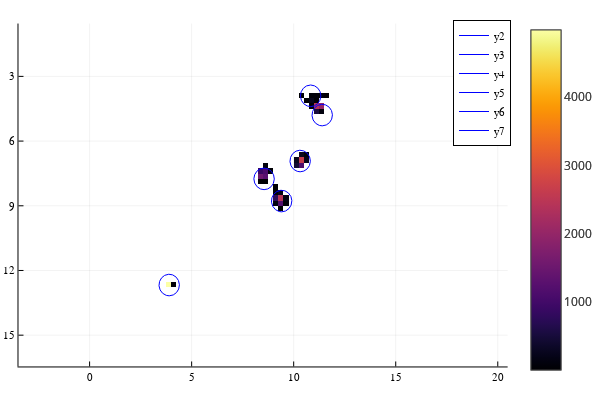

Write notebook code for a chart like this one.
### Code cell
# set emitter positions and intensity
x=sz/2f0*ones(Float32,n)+3*σ*randn(Float32,n)
y=sz/2f0*ones(Float32,n)+ 3*σ*randn(Float32,n)
photons=Float32.(rand(g,n))
bg=1f-6
datastate=BAMF.StateFlatBg(n,x,y,photons,bg)

## Create synthetic data
data=BAMF.ArrayDD(sz)      
BAMF.genmodel!(datastate,psf,data)
BAMF.poissrnd!(data.data)
# imshow(data.data)  #look at data  

## create a BAMF-type RJMCMC structure
xystd=σ/10
istd=10f0
split_std=σ
bndpixels=0f0
myRJ=BAMF.RJStruct(sz,psf,xystd,istd,split_std,data,bndpixels,prior_photons)

## setup the RJMCMC.jl model
# Jumptypes are: move, bg, add, remove, split, merge
njumptypes=6
jumpprobability=[1,0,.1,.1,.1,.1] # Model with no bg 
jumpprobability=jumpprobability/sum(jumpprobability)

# create an RJMCMC structure with all model info
acceptfuns=[BAMF.accept_move,BAMF.accept_bg,BAMF.accept_add,BAMF.accept_remove,BAMF.accept_split,BAMF.accept_merge] #array of functions
propfuns=[BAMF.propose_move,BAMF.propose_bg,BAMF.propose_add,BAMF.propose_remove,BAMF.propose_split,BAMF.propose_merge] #array of functions
myRJMCMC=RJMCMC.RJMCMCStruct(burnin,iterations,njumptypes,jumpprobability,propfuns,acceptfuns)

#create an intial state
state1=BAMF.calcintialstate(myRJ)

## run chain. This is the call to the main algorithm
@time mychain=RJMCMC.buildchain(myRJMCMC,myRJ,state1)

## Display
plotly()
zm=Int32(4)
plt=BAMF.histogram2D(mychain.states,sz,zm,datastate)
display(plt)

### Figure 1 — Plotly figure (JSON) as saved in the notebook; plotly's stock layout.template omitted (floating-point values rounded to 4 significant figures; data arrays with more than 128 entries replaced by an {"elided": "..."} marker saying what was removed)
{"data": [{"xaxis": "x", "colorbar": {"title": ""}, "colorscale": {"elided": "256x2 mixed values"}, "yaxis": "y", "showscale": true, "x": [1, 1.25, 1.5, 1.75, 2, 2.25, 2.5, 2.75, 3, 3.25, 3.5, 3.75, 4, 4.25, 4.5, 4.75, 5, 5.25, 5.5, 5.75, 6, 6.25, 6.5, 6.75, 7, 7.25, 7.5, 7.75, 8, 8.25, 8.5, 8.75, 9, 9.25, 9.5, 9.75, 10, 10.25, 10.5, 10.75, 11, 11.25, 11.5, 11.75, 12, 12.25, 12.5, 12.75, 13, 13.25, 13.5, 13.75, 14, 14.25, 14.5, 14.75, 15, 15.25, 15.5, 15.75, 16], "showlegend": false, "name": "y1", "zmin": 3, "z": {"elided": "60x60 int values"}, "zmax": 4984, "y": [1, 1.25, 1.5, 1.75, 2, 2.25, 2.5, 2.75, 3, 3.25, 3.5, 3.75, 4, 4.25, 4.5, 4.75, 5, 5.25, 5.5, 5.75, 6, 6.25, 6.5, 6.75, 7, 7.25, 7.5, 7.75, 8, 8.25, 8.5, 8.75, 9, 9.25, 9.5, 9.75, 10, 10.25, 10.5, 10.75, 11, 11.25, 11.5, 11.75, 12, 12.25, 12.5, 12.75, 13, 13.25, 13.5, 13.75, 14, 14.25, 14.5, 14.75, 15, 15.25, 15.5, 15.75, 16], "type": "heatmap", "hoverinfo": "none"}, {"xaxis": "x", "colorbar": {"title": ""}, "yaxis": "y", "x": {"elided": "500 float values"}, "showlegend": true, "mode": "lines", "name": "y2", "zmin": 3, "legendgroup": "y2", "zmax": 4984, "line": {"color": "rgba(0, 0, 255, 1.000)", "shape": "linear", "dash": "solid", "width": 1}, "y": {"elided": "500 float values"}, "type": "scatter"}, {"xaxis": "x", "colorbar": {"title": ""}, "yaxis": "y", "x": {"elided": "500 float values"}, "showlegend": true, "mode": "lines", "name": "y3", "zmin": 3, "legendgroup": "y3", "zmax": 4984, "line": {"color": "rgba(0, 0, 255, 1.000)", "shape": "linear", "dash": "solid", "width": 1}, "y": {"elided": "500 float values"}, "type": "scatter"}, {"xaxis": "x", "colorbar": {"title": ""}, "yaxis": "y", "x": {"elided": "500 float values"}, "showlegend": true, "mode": "lines", "name": "y4", "zmin": 3, "legendgroup": "y4", "zmax": 4984, "line": {"color": "rgba(0, 0, 255, 1.000)", "shape": "linear", "dash": "solid", "width": 1}, "y": {"elided": "500 float values"}, "type": "scatter"}, {"xaxis": "x", "colorbar": {"title": ""}, "yaxis": "y", "x": {"elided": "500 float values"}, "showlegend": true, "mode": "lines", "name": "y5", "zmin": 3, "legendgroup": "y5", "zmax": 4984, "line": {"color": "rgba(0, 0, 255, 1.000)", "shape": "linear", "dash": "solid", "width": 1}, "y": {"elided": "500 float values"}, "type": "scatter"}, {"xaxis": "x", "colorbar": {"title": ""}, "yaxis": "y", "x": {"elided": "500 float values"}, "showlegend": true, "mode": "lines", "name": "y6", "zmin": 3, "legendgroup": "y6", "zmax": 4984, "line": {"color": "rgba(0, 0, 255, 1.000)", "shape": "linear", "dash": "solid", "width": 1}, "y": {"elided": "500 float values"}, "type": "scatter"}, {"xaxis": "x", "colorbar": {"title": ""}, "yaxis": "y", "x": {"elided": "500 float values"}, "showlegend": true, "mode": "lines", "name": "y7", "zmin": 3, "legendgroup": "y7", "zmax": 4984, "line": {"color": "rgba(0, 0, 255, 1.000)", "shape": "linear", "dash": "solid", "width": 1}, "y": {"elided": "500 float values"}, "type": "scatter"}, {"xaxis": "x", "colorbar": {"title": ""}, "colorscale": {"elided": "256x2 mixed values"}, "yaxis": "y", "showscale": true, "x": [1, 1.25, 1.5, 1.75, 2, 2.25, 2.5, 2.75, 3, 3.25, 3.5, 3.75, 4, 4.25, 4.5, 4.75, 5, 5.25, 5.5, 5.75, 6, 6.25, 6.5, 6.75, 7, 7.25, 7.5, 7.75, 8, 8.25, 8.5, 8.75, 9, 9.25, 9.5, 9.75, 10, 10.25, 10.5, 10.75, 11, 11.25, 11.5, 11.75, 12, 12.25, 12.5, 12.75, 13, 13.25, 13.5, 13.75, 14, 14.25, 14.5, 14.75, 15, 15.25, 15.5, 15.75, 16], "showlegend": false, "name": "y8", "zmin": 3, "z": {"elided": "60x60 int values"}, "zmax": 4984, "y": [1, 1.25, 1.5, 1.75, 2, 2.25, 2.5, 2.75, 3, 3.25, 3.5, 3.75, 4, 4.25, 4.5, 4.75, 5, 5.25, 5.5, 5.75, 6, 6.25, 6.5, 6.75, 7, 7.25, 7.5, 7.75, 8, 8.25, 8.5, 8.75, 9, 9.25, 9.5, 9.75, 10, 10.25, 10.5, 10.75, 11, 11.25, 11.5, 11.75, 12, 12.25, 12.5, 12.75, 13, 13.25, 13.5, 13.75, 14, 14.25, 14.5, 14.75, 15, 15.25, 15.5, 15.75, 16], "type": "heatmap", "hoverinfo": "none"}], "layout": {"showlegend": true, "xaxis": {"showticklabels": true, "gridwidth": 0.5, "tickvals": [0, 5, 10, 15, 20], "visible": true, "ticks": "inside", "range": [-3.484, 20.48], "domain": [0.03619, 0.9934], "tickmode": "array", "linecolor": "rgba(0, 0, 0, 1.000)", "showgrid": true, "title": "", "mirror": false, "tickangle": 0, "showline": true, "gridcolor": "rgba(0, 0, 0, 0.100)", "titlefont": {"color": "rgba(0, 0, 0, 1.000)", "family": "sans-serif", "size": 15}, "tickcolor": "rgb(0, 0, 0)", "ticktext": ["0", "5", "10", "15", "20"], "zeroline": false, "type": "-", "tickfont": {"color": "rgba(0, 0, 0, 1.000)", "family": "sans-serif", "size": 11}, "zerolinecolor": "rgba(0, 0, 0, 1.000)", "anchor": "y"}, "paper_bgcolor": "rgba(255, 255, 255, 1.000)", "annotations": [], "height": 400, "margin": {"l": 0, "b": 20, "r": 0, "t": 20}, "plot_bgcolor": "rgba(255, 255, 255, 1.000)", "yaxis": {"showticklabels": true, "gridwidth": 0.5, "tickvals": [3, 6, 9, 12, 15], "visible": true, "ticks": "inside", "range": [16.45, 0.55], "domain": [0.03762, 0.9902], "tickmode": "array", "linecolor": "rgba(0, 0, 0, 1.000)", "showgrid": true, "title": "", "mirror": false, "tickangle": 0, "showline": true, "gridcolor": "rgba(0, 0, 0, 0.100)", "titlefont": {"color": "rgba(0, 0, 0, 1.000)", "family": "sans-serif", "size": 15}, "tickcolor": "rgb(0, 0, 0)", "ticktext": ["3", "6", "9", "12", "15"], "zeroline": false, "type": "-", "tickfont": {"color": "rgba(0, 0, 0, 1.000)", "family": "sans-serif", "size": 11}, "zerolinecolor": "rgba(0, 0, 0, 1.000)", "anchor": "x"}, "legend": {"borderwidth": 1, "tracegroupgap": 0, "font": {"color": "rgba(0, 0, 0, 1.000)", "family": "sans-serif", "size": 11}, "title": {"font": {"color": "rgba(0, 0, 0, 1.000)", "family": "sans-serif", "size": 15}, "text": ""}, "traceorder": "normal", "x": 1, "yanchor": "auto", "xanchor": "auto", "bordercolor": "rgba(0, 0, 0, 1.000)", "bgcolor": "rgba(255, 255, 255, 1.000)", "y": 1}, "width": 600}}
